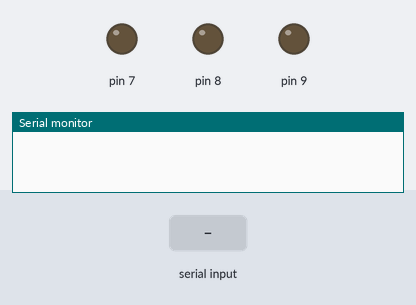
Simulated run of this sketch. Board: Arduino Mega 2560, built with avr-gcc and run on an emulated ATmega2560. Parts: output pins drawn as LEDs (lit = HIGH), the last lines printed to the serial monitor. Inputs (shaded band) come from the test bench.

Above: at 1.2 s.
1.3 s: "BLDC\n" received over Serial
2.8 s: "CW\n" received over Serial
4.3 s: "CCW\n" received over Serial
At 5.7 s:
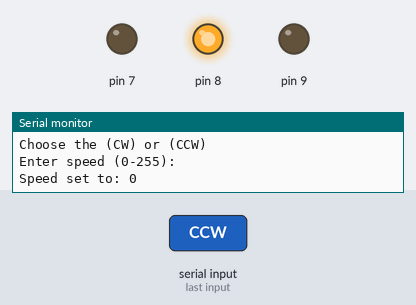
Timing chart, 0 to 7.3 s (numbered marks = the images above; inputs shaded):
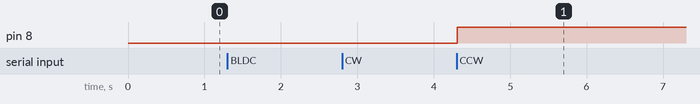

The sketch:

arduino_adventure.ino
```cpp
#include <Stepper.h>
int nSpeed, nSpeedStep, step;
String agree;

class BLDC {
private:
  int pwm;
  int dir;
  int brk;
public:
  BLDC(int pwm, int dir, int brk) {
    this->pwm = pwm;
    this->dir = dir;
    this->brk = brk;
    pinMode(pwm, OUTPUT);
    pinMode(dir, OUTPUT);
    pinMode(brk, OUTPUT);
  }

  void Clockwise(int speed) {
    digitalWrite(dir, HIGH);
    analogWrite(pwm, speed);
  }

  void counterClockWise(int speed) {
    digitalWrite(dir, LOW);
    analogWrite(pwm, speed);
  }

  void stop(){
    digitalWrite(brk, HIGH);
  }
};

BLDC baseMotor(7, 8, 9);
Stepper pitchMotor1(2024, 2, 3, 4, 5);
Stepper pitchMotor2(200, 35, 37, 39, 41);

void setup() {
  Serial.begin(9600);
}

void loop() {
  if (Serial.available()) {
    String input = Serial.readStringUntil('\n');  // 입력을 한 줄 단위로 읽음
    input.trim();                                 // 입력 문자열에서 불필요한 공백 및 개행 제거

    if (input == "BLDC") {
      Serial.println("Choose the (CW) or (CCW)");

      while (!Serial.available())
        ;  // 입력 대기
      String direction = Serial.readStringUntil('\n');
      direction.trim();

      if (direction == "CW" || direction == "CCW") {
        Serial.println("Enter speed (0-255):");
        while (!Serial.available())
          ;
        String speedInput = Serial.readStringUntil('\n');
        speedInput.trim();

        nSpeed = speedInput.toInt();
        Serial.print("Speed set to: ");
        Serial.println(nSpeed);

        if (direction == "CW") {
          baseMotor.Clockwise(nSpeed);
        } else {
          baseMotor.counterClockWise(nSpeed);
        }
      }
    } else if (input == "step") {
      Serial.println("Choose the (CW) or (CCW)");

      while (!Serial.available())
        ;
      String direction = Serial.readStringUntil('\n');
      direction.trim();

      if (direction == "CW" || direction == "CCW") {
        Serial.println("Enter speed:");
        while (!Serial.available())
          ;
        String speedStepInput = Serial.readStringUntil('\n');
        speedStepInput.trim();

        nSpeedStep = speedStepInput.toInt();
        Serial.print("Speed set to: ");
        Serial.println(nSpeedStep);

        pitchMotor1.setSpeed(nSpeedStep);
        pitchMotor2.setSpeed(nSpeedStep);

        Serial.println("Enter degrees to rotate:");
        while (!Serial.available())
          ;
        String degreesInput = Serial.readStringUntil('\n');
        degreesInput.trim();

        step = degreesInput.toInt() / 1.8;  // 1.8도 = 1스텝
        if (direction == "CW") {
          pitchMotor1.step(step);
          pitchMotor2.step(step);
        } else {
          pitchMotor1.step(-step);
          pitchMotor2.step(-step);
        }
      }
    } else {
      Serial.println("Choose the (BLDC) or (step)");
    }
  }
}
```

Measured:
- after the input at 4.3 s, pin 8: LOW → HIGH at once
